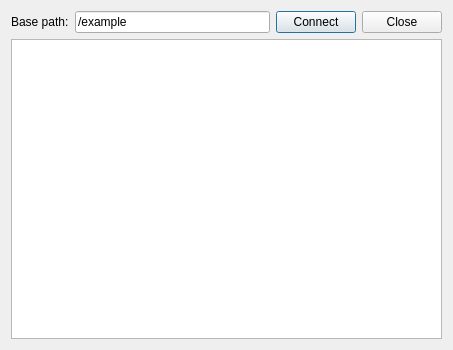
<?xml version="1.0" encoding="UTF-8"?>
<ui version="4.0">
 <class>SubscriberDialog</class>
 <widget class="QDialog" name="SubscriberDialog">
  <property name="geometry">
   <rect>
    <x>0</x>
    <y>0</y>
    <width>453</width>
    <height>339</height>
   </rect>
  </property>
  <property name="windowTitle">
   <string>Subscriber</string>
  </property>
  <layout class="QVBoxLayout" name="verticalLayout">
   <item>
    <layout class="QHBoxLayout" name="horizontalLayout">
     <item>
      <widget class="QLabel" name="label">
       <property name="sizePolicy">
        <sizepolicy hsizetype="Preferred" vsizetype="Fixed">
         <horstretch>0</horstretch>
         <verstretch>0</verstretch>
        </sizepolicy>
       </property>
       <property name="text">
        <string>Base path:</string>
       </property>
      </widget>
     </item>
     <item>
      <widget class="QLineEdit" name="basePath">
       <property name="sizePolicy">
        <sizepolicy hsizetype="MinimumExpanding" vsizetype="Fixed">
         <horstretch>0</horstretch>
         <verstretch>0</verstretch>
        </sizepolicy>
       </property>
       <property name="text">
        <string>/example</string>
       </property>
      </widget>
     </item>
     <item>
      <widget class="QPushButton" name="connectButton">
       <property name="sizePolicy">
        <sizepolicy hsizetype="Fixed" vsizetype="Fixed">
         <horstretch>0</horstretch>
         <verstretch>0</verstretch>
        </sizepolicy>
       </property>
       <property name="text">
        <string>Connect</string>
       </property>
      </widget>
     </item>
     <item>
      <widget class="QDialogButtonBox" name="buttonBox">
       <property name="sizePolicy">
        <sizepolicy hsizetype="Fixed" vsizetype="Fixed">
         <horstretch>0</horstretch>
         <verstretch>0</verstretch>
        </sizepolicy>
       </property>
       <property name="orientation">
        <enum>Qt::Horizontal</enum>
       </property>
       <property name="standardButtons">
        <set>QDialogButtonBox::Close</set>
       </property>
      </widget>
     </item>
    </layout>
   </item>
   <item>
    <widget class="QTableWidget" name="tableWidget">
     <property name="minimumSize">
      <size>
       <width>0</width>
       <height>300</height>
      </size>
     </property>
    </widget>
   </item>
  </layout>
 </widget>
 <tabstops>
  <tabstop>basePath</tabstop>
  <tabstop>connectButton</tabstop>
  <tabstop>buttonBox</tabstop>
  <tabstop>tableWidget</tabstop>
 </tabstops>
 <resources/>
 <connections>
  <connection>
   <sender>buttonBox</sender>
   <signal>accepted()</signal>
   <receiver>SubscriberDialog</receiver>
   <slot>accept()</slot>
   <hints>
    <hint type="sourcelabel">
     <x>248</x>
     <y>254</y>
    </hint>
    <hint type="destinationlabel">
     <x>157</x>
     <y>274</y>
    </hint>
   </hints>
  </connection>
  <connection>
   <sender>buttonBox</sender>
   <signal>rejected()</signal>
   <receiver>SubscriberDialog</receiver>
   <slot>reject()</slot>
   <hints>
    <hint type="sourcelabel">
     <x>316</x>
     <y>260</y>
    </hint>
    <hint type="destinationlabel">
     <x>286</x>
     <y>274</y>
    </hint>
   </hints>
  </connection>
 </connections>
</ui>
